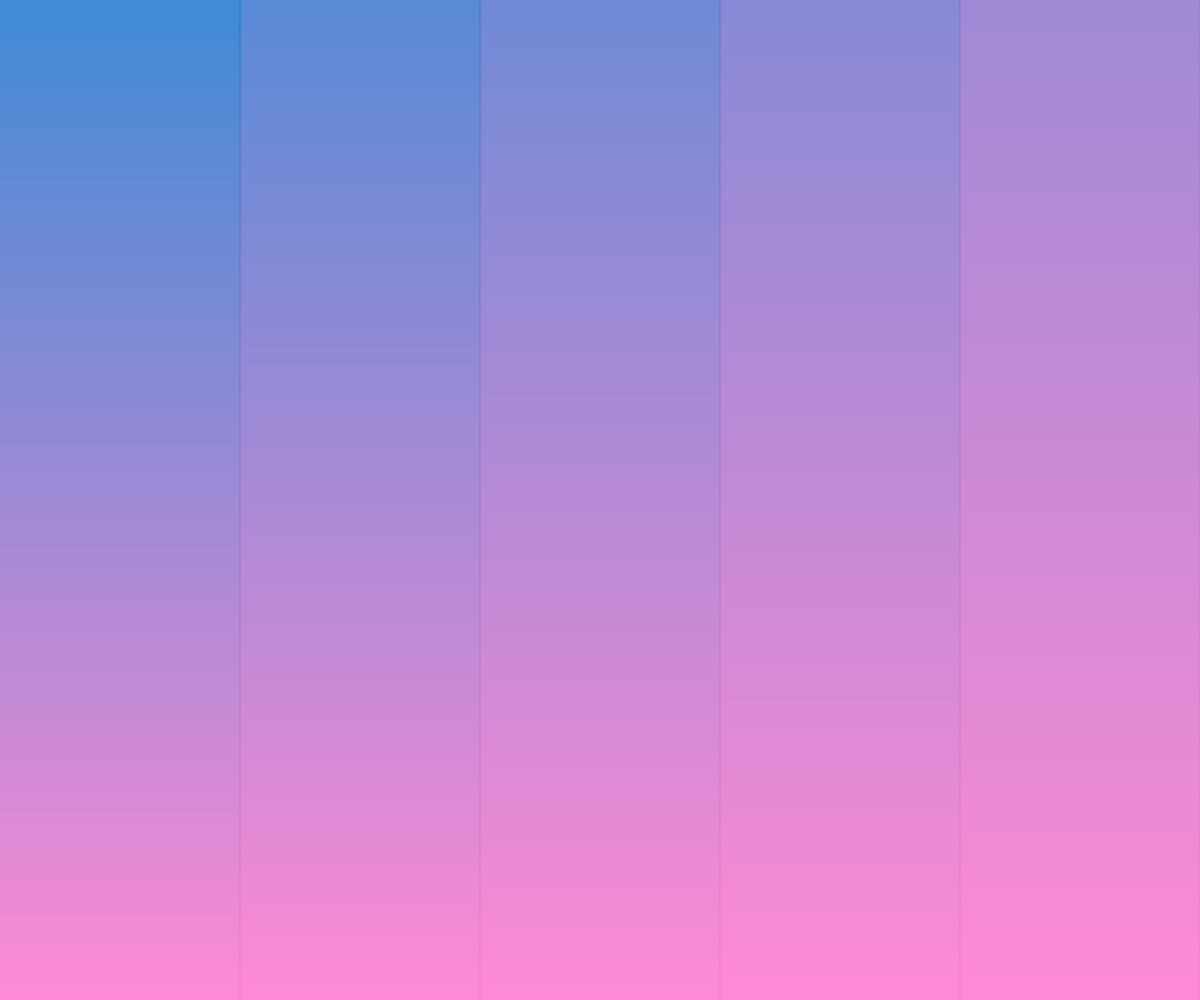
Frame 1 (no input)
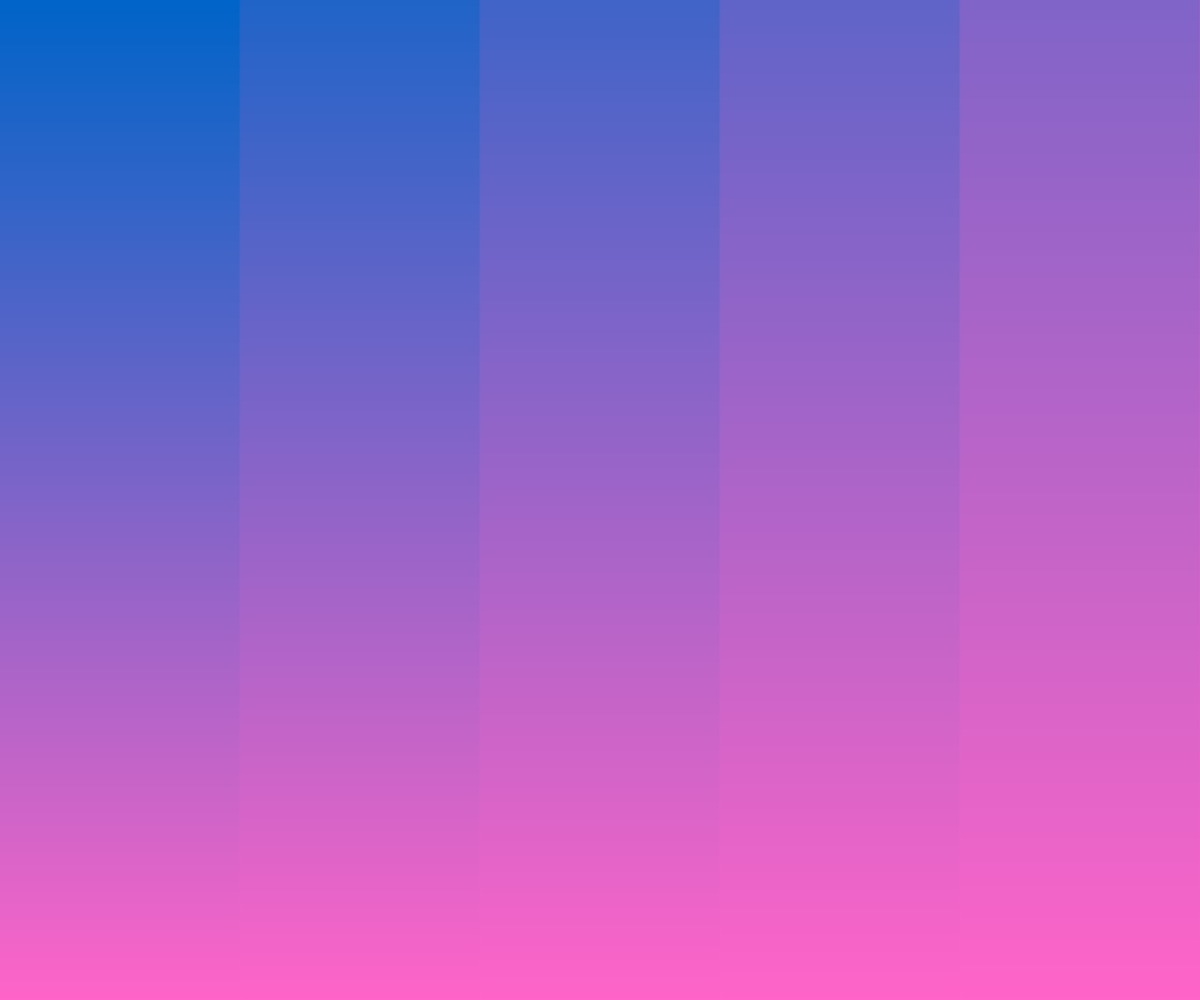
Frame 60 (no input)
Frame 120 (the mouse pressed at the canvas centre since frame 60): identical to frame 60, image omitted

The p5.js sketch that drew these frames (run headless with seeded random() and noise() and a simulated clock; from frame 60 on, the mouse is pressed at the canvas centre):

// p5.js sketch
// ── sketch.js
let maxRedAmountModifier = 160
let screenDivisions = 5

function setup() {
  createCanvas(windowWidth, windowHeight);
}

function draw() {
  let sectionIncrement = windowWidth / screenDivisions;
  let lineStartX = 0;
  let lineEndX = sectionIncrement;
  for (let x = 0; x <= maxRedAmountModifier; x += maxRedAmountModifier / screenDivisions){
    for (let i = 0; i <= height; i++) {
      let redAmount = map(i, 0, height, x, 255);
      stroke(redAmount, 100, 200);
      line(lineStartX, i, lineEndX, i);
    }
    lineStartX += sectionIncrement;
    lineEndX += sectionIncrement;
  }
}
